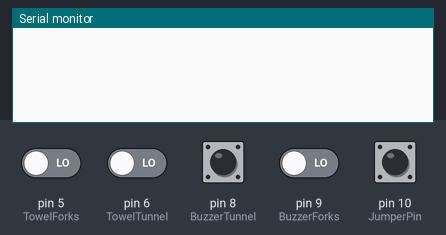
Simulated run of this sketch. Board: Arduino Uno, built with avr-gcc and run on an emulated ATmega328P. Shown: the last lines printed to the serial monitor. The inputs (shaded band) are chosen by the test bench; at power-on: pin 10 (JumperPin) HIGH, pin 5 (TowelForks), pin 6 (TowelTunnel), pin 8 (BuzzerTunnel), pin 9 (BuzzerForks) LOW.

Above: at 1.2 s.
1.3 s: pin 5 (TowelForks) driven HIGH
At 2.5 s:
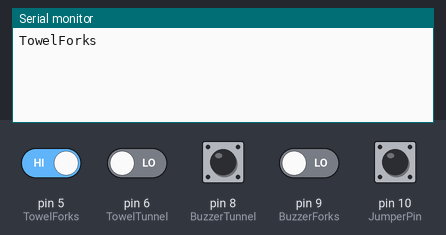
2.8 s: pin 6 (TowelTunnel) driven HIGH
At 3.8 s:
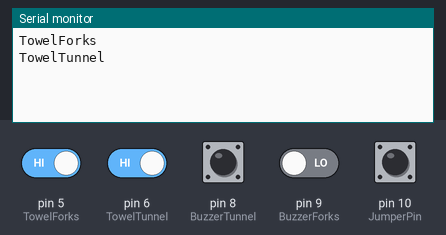
4.3 s: pin 8 (BuzzerTunnel) driven HIGH
At 4.9 s:
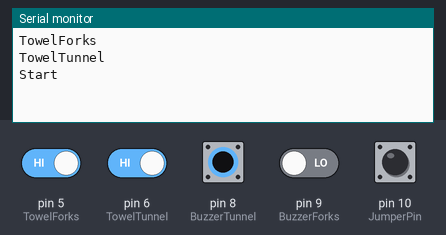
5.8 s: pin 9 (BuzzerForks) driven HIGH
At 6.1 s:
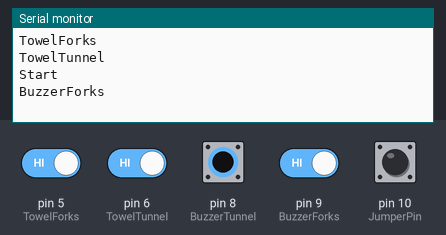
7.3 s: pin 8 (BuzzerTunnel) pulsed LOW 2 times (0.12 s each, 0.3 s apart)
At 8.9 s:
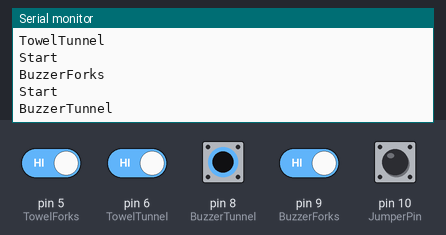

The sketch:

arudino.ino
```cpp
const int TowelForks = 5;
const int TowelTunnel = 6;
const int BuzzerForks = 9;
const int BuzzerTunnel = 8;

int prevTowelForks = 0;
int prevTowelTunnel = 0;
int prevBuzzerForks = 0;
int prevBuzzerTunnel = 0;

int TowelStateForks = 0;
int TowelStateTunnel = 0;
int BuzzerStateForks = 0;
int BuzzerStateTunnel = 0;

int JumperPin = 10;

int delayTime = 1;

bool running = false;

void setup() {
	pinMode(TowelForks, INPUT);
	pinMode(TowelTunnel, INPUT);
  pinMode(BuzzerForks, INPUT);
	pinMode(BuzzerTunnel, INPUT);
	pinMode(JumperPin, INPUT_PULLUP);

	Serial.begin(9600);
}

void loop() {
	TowelStateForks = digitalRead(TowelForks);
	TowelStateTunnel = digitalRead(TowelTunnel);
  BuzzerStateForks = digitalRead(BuzzerForks);
  BuzzerStateTunnel = digitalRead(BuzzerTunnel);
	if(TowelStateForks == HIGH && prevTowelForks == 0)
	{
		Serial.println("TowelForks");
    running = false;
	}
	prevTowelForks = TowelStateForks;

	if(TowelStateTunnel == HIGH && prevTowelTunnel == 0)
	{
		Serial.println("TowelTunnel");
    running = false;

	}
	prevTowelTunnel = TowelStateTunnel;

	if(BuzzerStateForks == HIGH && prevBuzzerForks == 0)
	{
		if (running)
    {
    	Serial.println("BuzzerForks");
      running = false;
    }
    else if (digitalRead(JumperPin))
    {
      Serial.println("Start");
      running = true;
    }
	}
	prevBuzzerForks = BuzzerStateForks;

  if(BuzzerStateTunnel == HIGH && prevBuzzerTunnel == 0)
	{
    if (running)
    {
    	Serial.println("BuzzerTunnel");
      running = false;
    }
    else if (digitalRead(JumperPin))
    {
      Serial.println("Start");
      running = true;
    }
	}
	prevBuzzerTunnel = BuzzerStateTunnel;

	delay(delayTime * 100);
}
```

Measured:
- after the input at 1.3 s, the serial monitor: prints a new line at once (image 1)
- after the input at 2.8 s, the serial monitor: prints a new line at once (image 2)
- after the input at 4.3 s, the serial monitor: prints a new line at once (image 3)
- after the input at 5.8 s, the serial monitor: prints a new line at once (image 4)
- after the input at 7.3 s, the serial monitor: prints a new line after 0.50 s (image 5)
